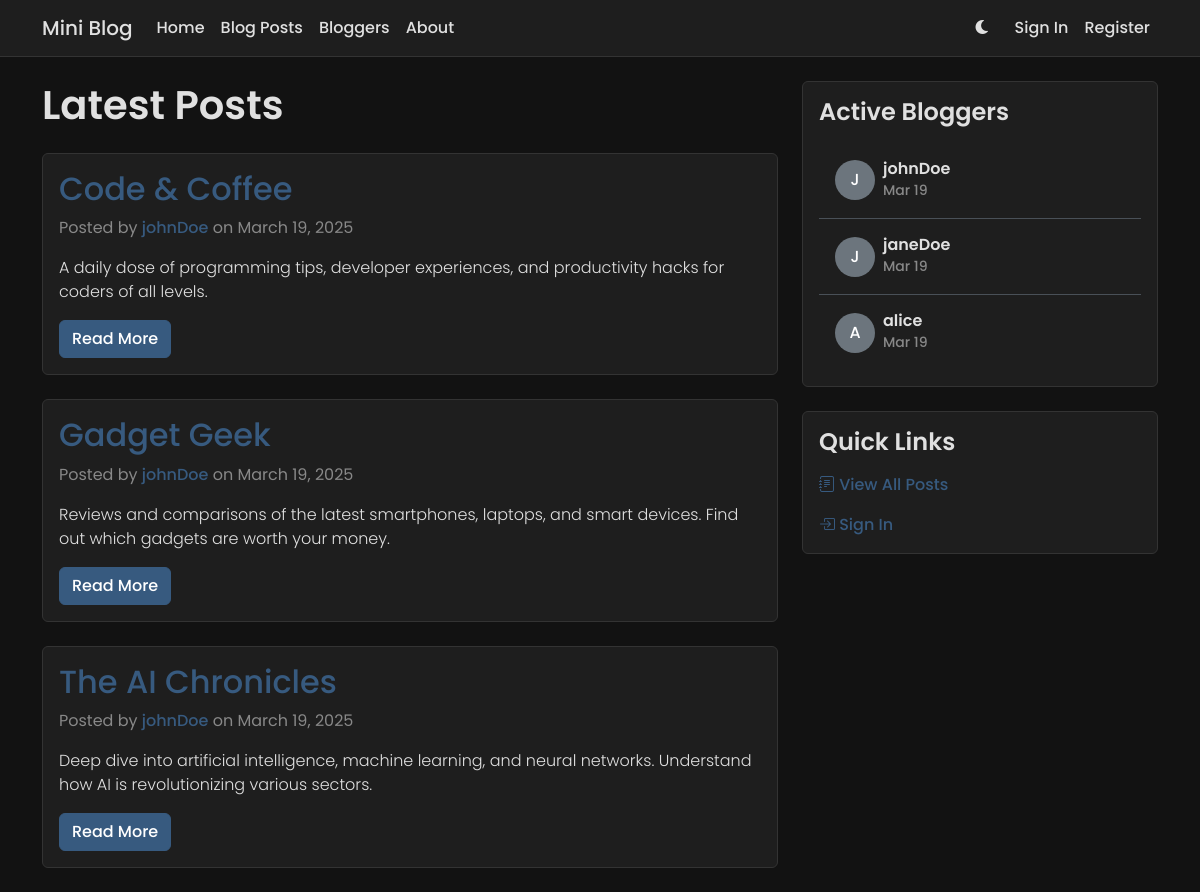
Before: / with the older database file.
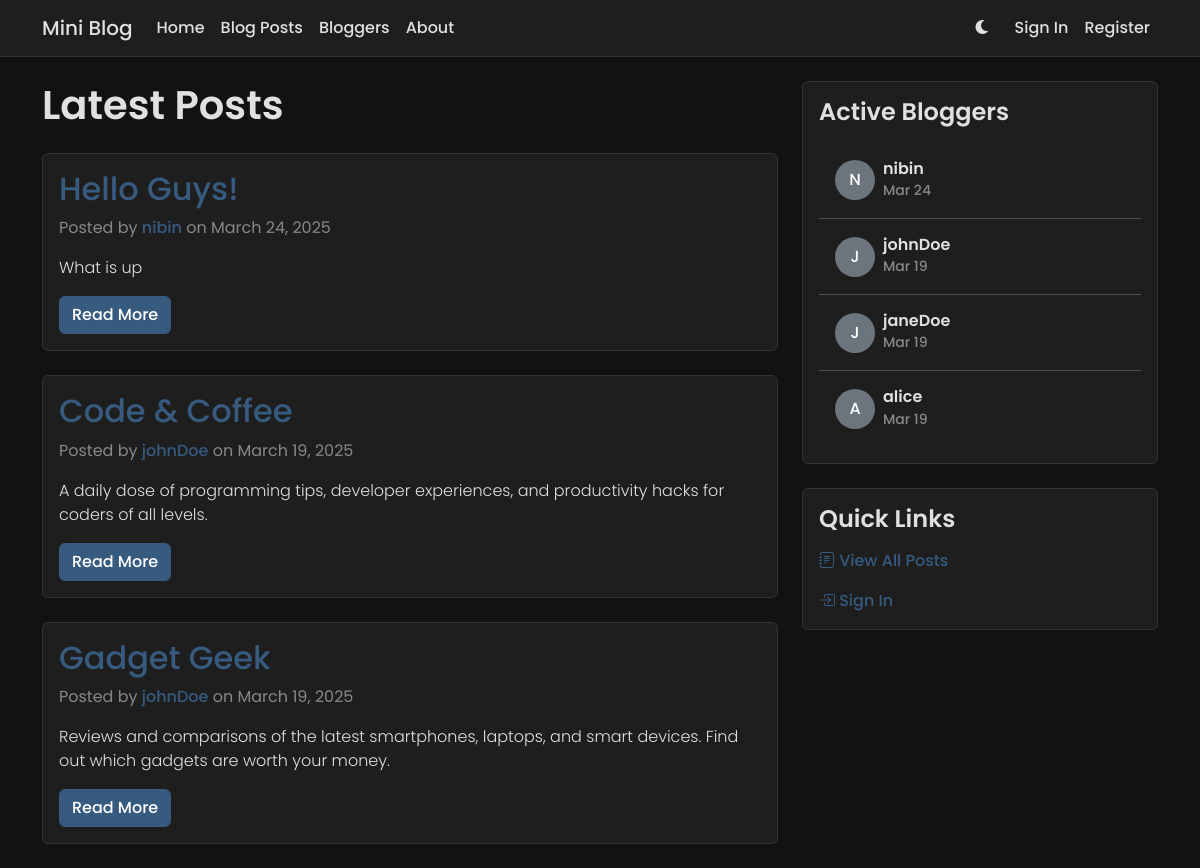
After: the same page with the newer database file.
### app/models.py (models this page shows, shortened)
class BlogPost(models.Model):
    title = models.CharField(max_length=200)
    content = models.TextField()
    author = models.ForeignKey(User, on_delete=models.CASCADE, related_name='blog_posts')
    created_at = models.DateTimeField(auto_now_add=True)
    updated_at = models.DateTimeField(auto_now=True)
    class Meta:
        ordering = ['-created_at']

class User(AbstractUser):
    bio = models.TextField(max_length=500, blank=True)
    location = models.CharField(max_length=100, blank=True)
    website = models.URLField(max_length=200, blank=True)
    profile_picture = models.ImageField(upload_to='profile_pics/', null=True, blank=True)
    created_at = models.DateTimeField(auto_now_add=True)
    updated_at = models.DateTimeField(auto_now=True)

### app/views.py (the view)
# urls.py: path('', views.home, name='home'),
def home(request):
    latest_posts = BlogPost.objects.all()[:3]
    thirty_days_ago = timezone.now() - timedelta(days=30)
    active_bloggers = User.objects.filter(
        blog_posts__created_at__gte=thirty_days_ago
    ).annotate(
        last_post_date=models.Max('blog_posts__created_at')
    ).distinct().order_by('-last_post_date')[:5]
    return render(request, 'index.html', {
        'latest_posts': latest_posts,
        'active_bloggers': active_bloggers
    })

### app/templates/index.html (shortened to what the changed rows need)
{% extends 'base.html' %}
{% block content %}
<div class="row">
    <div class="col-md-8">
        <h1 class="mb-4">Latest Posts</h1>
        {% if latest_posts %}
            {% for post in latest_posts %}
                <article class="card mb-4">
                    <div class="card-body">
                        <h2 class="card-title">
                            <a href="{% url 'blog_detail' post.id %}" class="text-decoration-none">{{ post.title }}</a>
                        </h2>
                        <p class="text-muted">
                            Posted by <a href="{% url 'blogger_detail' post.author.id %}" class="text-decoration-none">{{ post.author.username }}</a>
                            on {{ post.created_at|date:"F j, Y" }}
                        </p>
                        <p class="card-text">{{ post.content|truncatewords:50 }}</p>
                        <a href="{% url 'blog_detail' post.id %}" class="btn btn-primary">Read More</a>
                    </div>
                </article>
            {% endfor %}
        {% else %}
            <div class="alert alert-info">
                No blog posts available yet. Be the first to create a post!
            </div>
        {% endif %}
    </div>
    <div class="col-md-4">
        <div class="card mb-4">
            <div class="card-body">
                {% if active_bloggers %}
                    <div class="list-group list-group-flush">
                        {% for blogger in active_bloggers %}
                            <a href="{% url 'blogger_detail' blogger.id %}" class="list-group-item list-group-item-action bg-transparent py-3">
                                <div class="d-flex align-items-center">
                                    {% if blogger.profile_picture %}
                                        <img src="{{ blogger.profile_picture.url }}" alt="{{ blogger.username }}'s profile"
                                             class="rounded-circle me-2" style="width: 40px; height: 40px; object-fit: cover;">
                                    {% else %}
                                        <div class="rounded-circle bg-secondary me-2"
                                             style="width: 40px; height: 40px; display: flex; align-items: center; justify-content: center;">
                                            <span class="text-white">{{ blogger.username|first|upper }}</span>
                                        </div>
                                    {% endif %}
                                    <div>
                                        <h6 class="mb-0" style="color: var(--text-color);">{{ blogger.username }}</h6>
                                        <small class="text-muted">
                                            {{ blogger.last_post_date|date:"M j" }}
                                        </small>
                                    </div>
                                </div>
                            </a>
                        {% endfor %}
                    </div>
                {% else %}
                    <p class="text-muted mb-0">No active bloggers in the last 30 days.</p>
                {% endif %}
            </div>
        </div>
    </div>
</div>
<link rel="stylesheet" href="https://cdn.jsdelivr.net/npm/bootstrap-icons@1.7.2/font/bootstrap-icons.css">
{% endblock %}

Changed rows visible on the page:
no longer on this page (row unchanged): BlogPost: title "The AI Chronicles", author.username "johnDoe", created_at "March 19, 2025", content "Deep dive into artificial intelligence, machine learning, and neural networks. Understand how AI is revolutionizing various sectors."
added BlogPost: title "Hello Guys!", author.username "nibin", created_at "March 24, 2025", content "What is up"
added User: username|first "N", username "nibin", last_post_date "Mar 24"
